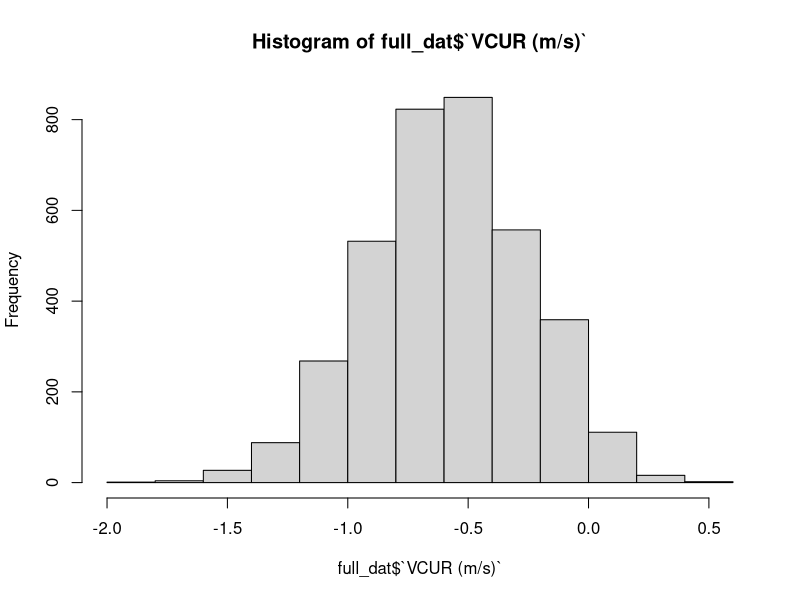
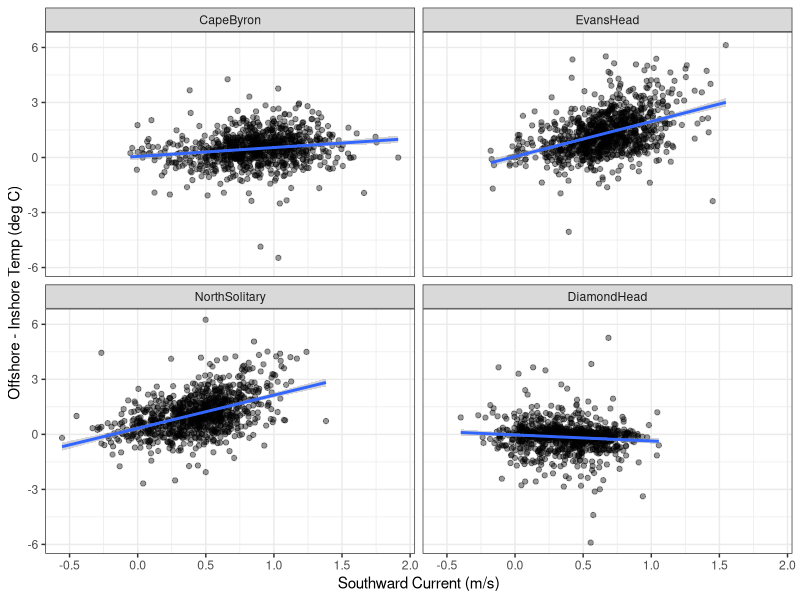
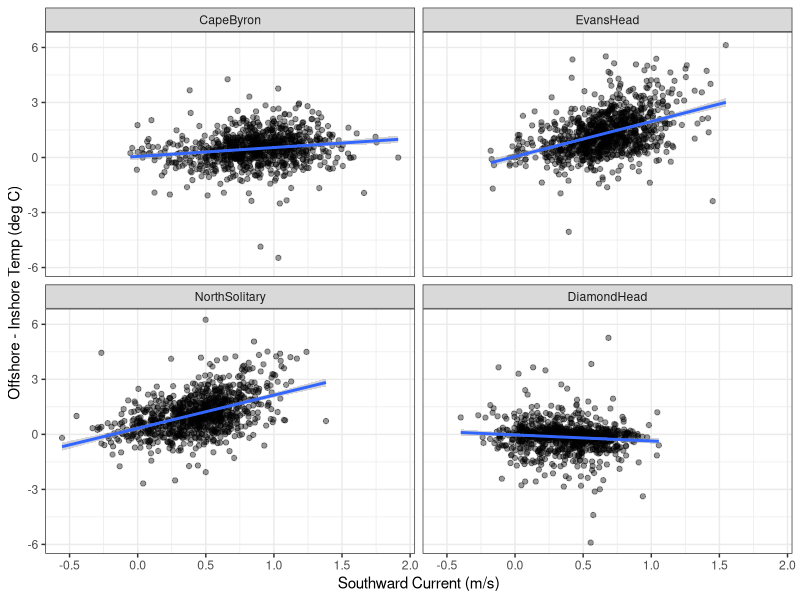

These figures' R source, in order:
# Velocity timeseries and comparison to Temp gradient

library(tidyverse)

# dat1 <- read_csv("Data/Velocity Timeseries/IMOS_aggregation_20200117T052356Z.csv")
# dat2 <- read_csv("Data/Velocity Timeseries/IMOS_aggregation_20200117T052633Z.csv")
# dat3 <- read_csv("Data/Velocity Timeseries/IMOS_aggregation_20200117T052729Z.csv")
# dat4 <- read_csv("Data/Velocity Timeseries/IMOS_aggregation_20200117T052821Z.csv")
# 
# head(dat1)
# 
# dat_list <- list(dat1, dat2, dat3, dat4)
# 
# full_dat <- bind_rows(dat_list)
# 
# table(full_dat$`LATITUDE (degrees_north)`)
# 
# full_dat$Transect <- as.character("")
# full_dat$Transect[full_dat$`LATITUDE (degrees_north)`  == "-31.8"] <- "DiamondHead"
# full_dat$Transect[full_dat$`LATITUDE (degrees_north)`  == "-30"] <- "NorthSolitary"
# full_dat$Transect[full_dat$`LATITUDE (degrees_north)`  == "-29"] <- "EvansHead"
# full_dat$Transect[full_dat$`LATITUDE (degrees_north)`  == "-28.6"] <- "CapeByron"
# 
# full_dat$Transect <- factor(full_dat$Transect, levels = c("CapeByron", "EvansHead", "NorthSolitary", "DiamondHead"))
# 
# table(full_dat$Transect)
# 
# write.csv(full_dat, "Data/Velocity Timeseries/All sites velocity timeseries.csv", row.names = F)

vel_dat <- read_csv("Data/Velocity Timeseries/All sites velocity timeseries.csv")
vel_dat$Date <- vel_dat$`TIME (UTC)`

temp_dat <- read_csv("Data/Temp gradient all sites.csv")
temp_dat <- filter(temp_dat, Offshore_Inshore < 8)

full_dat <- left_join(vel_dat, temp_dat, by =c("Date", "Transect"))
head(full_dat)

full_dat <- full_dat %>% drop_na(Offshore_Inshore)

full_dat$Transect <- factor(full_dat$Transect, levels = c("CapeByron", "EvansHead", "NorthSolitary", "DiamondHead"))

hist(full_dat$`VCUR (m/s)`)
full_dat$V_Current <- full_dat$`VCUR (m/s)`

p1 <- ggplot(full_dat, aes(x = -V_Current, y = Offshore_Inshore)) + geom_point(alpha = 0.4) + 
  facet_wrap(~Transect) + theme_bw() + geom_smooth(method = "lm") +
  xlab("Southward Current (m/s)") + ylab("Offshore - Inshore Temp (deg C)")
p1

ggsave("plots/Southward Current Temp Gradient Relationship.png", 
       height = 14.8, width = 21, dpi = 600, units = "cm")

cor.test(full_dat$V_Current, full_dat$Offshore_Inshore)
fit1 <- lm(Offshore_Inshore ~ V_Current, data = full_dat)
summary(fit1)

head(full_dat)
